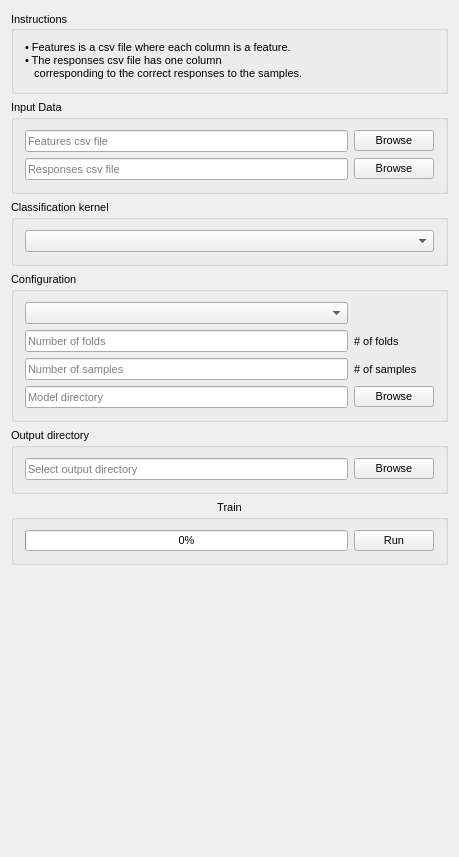
<?xml version="1.0" encoding="UTF-8"?>
<ui version="4.0">
 <class>QmitkCaPTkTrainingControls</class>
 <widget class="QWidget" name="QmitkCaPTkTrainingControls">
  <property name="geometry">
   <rect>
    <x>0</x>
    <y>0</y>
    <width>459</width>
    <height>857</height>
   </rect>
  </property>
  <property name="sizePolicy">
   <sizepolicy hsizetype="Minimum" vsizetype="Minimum">
    <horstretch>0</horstretch>
    <verstretch>0</verstretch>
   </sizepolicy>
  </property>
  <property name="minimumSize">
   <size>
    <width>0</width>
    <height>0</height>
   </size>
  </property>
  <property name="font">
   <font>
    <family>MS Shell Dlg 2</family>
    <pointsize>8</pointsize>
    <weight>50</weight>
    <italic>false</italic>
    <bold>false</bold>
    <underline>false</underline>
    <strikeout>false</strikeout>
   </font>
  </property>
  <property name="windowTitle">
   <string>QmitkCaPTkTraining</string>
  </property>
  <layout class="QVBoxLayout" name="verticalLayout_5">
   <item>
    <widget class="QGroupBox" name="groupBoxInstructions">
     <property name="sizePolicy">
      <sizepolicy hsizetype="Minimum" vsizetype="Fixed">
       <horstretch>0</horstretch>
       <verstretch>0</verstretch>
      </sizepolicy>
     </property>
     <property name="layoutDirection">
      <enum>Qt::LeftToRight</enum>
     </property>
     <property name="title">
      <string>Instructions</string>
     </property>
     <property name="alignment">
      <set>Qt::AlignLeading|Qt::AlignLeft|Qt::AlignVCenter</set>
     </property>
     <layout class="QVBoxLayout" name="verticalLayout_7">
      <item>
       <widget class="QLabel" name="label">
        <property name="sizePolicy">
         <sizepolicy hsizetype="Preferred" vsizetype="Expanding">
          <horstretch>0</horstretch>
          <verstretch>0</verstretch>
         </sizepolicy>
        </property>
        <property name="text">
         <string>• Features is a csv file where each column is a feature.
• The responses csv file has one column
   corresponding to the correct responses to the samples.</string>
        </property>
        <property name="wordWrap">
         <bool>true</bool>
        </property>
       </widget>
      </item>
     </layout>
    </widget>
   </item>
   <item>
    <widget class="QGroupBox" name="groupBox_InputData">
     <property name="title">
      <string>Input Data</string>
     </property>
     <layout class="QGridLayout" name="gridLayout">
      <item row="1" column="0">
       <widget class="QLineEdit" name="lineEdit_responses">
        <property name="placeholderText">
         <string>Responses csv file</string>
        </property>
       </widget>
      </item>
      <item row="0" column="0">
       <widget class="QLineEdit" name="lineEdit_features">
        <property name="inputMethodHints">
         <set>Qt::ImhNone</set>
        </property>
        <property name="placeholderText">
         <string>Features csv file</string>
        </property>
       </widget>
      </item>
      <item row="0" column="1">
       <widget class="QPushButton" name="pushButton_features">
        <property name="text">
         <string>Browse</string>
        </property>
       </widget>
      </item>
      <item row="1" column="1">
       <widget class="QPushButton" name="pushButton_responses">
        <property name="text">
         <string>Browse</string>
        </property>
       </widget>
      </item>
     </layout>
    </widget>
   </item>
   <item>
    <widget class="QGroupBox" name="groupBox_kernel">
     <property name="title">
      <string>Classification kernel</string>
     </property>
     <layout class="QVBoxLayout" name="verticalLayout">
      <item>
       <widget class="QComboBox" name="comboBox_kernel"/>
      </item>
     </layout>
    </widget>
   </item>
   <item>
    <widget class="QGroupBox" name="groupBox_configuration">
     <property name="title">
      <string>Configuration</string>
     </property>
     <layout class="QGridLayout" name="gridLayout_2">
      <item row="3" column="0">
       <widget class="QLineEdit" name="lineEdit_modeldir">
        <property name="placeholderText">
         <string>Model directory</string>
        </property>
       </widget>
      </item>
      <item row="0" column="0">
       <widget class="QComboBox" name="comboBox_configuration"/>
      </item>
      <item row="1" column="0">
       <widget class="QLineEdit" name="lineEdit_folds">
        <property name="placeholderText">
         <string>Number of folds</string>
        </property>
       </widget>
      </item>
      <item row="3" column="1">
       <widget class="QPushButton" name="pushButton_modeldir">
        <property name="text">
         <string>Browse</string>
        </property>
       </widget>
      </item>
      <item row="2" column="0">
       <widget class="QLineEdit" name="lineEdit_samples">
        <property name="placeholderText">
         <string>Number of samples</string>
        </property>
       </widget>
      </item>
      <item row="1" column="1">
       <widget class="QLabel" name="label_folds">
        <property name="text">
         <string># of folds</string>
        </property>
       </widget>
      </item>
      <item row="2" column="1">
       <widget class="QLabel" name="label_samples">
        <property name="text">
         <string># of samples</string>
        </property>
       </widget>
      </item>
     </layout>
    </widget>
   </item>
   <item>
    <widget class="QGroupBox" name="groupBox_outputdir">
     <property name="title">
      <string>Output directory</string>
     </property>
     <layout class="QGridLayout" name="gridLayout_3">
      <item row="0" column="0">
       <widget class="QLineEdit" name="lineEdit_outputdir">
        <property name="placeholderText">
         <string>Select output directory</string>
        </property>
       </widget>
      </item>
      <item row="0" column="1">
       <widget class="QPushButton" name="pushButton_outputdir">
        <property name="text">
         <string>Browse</string>
        </property>
       </widget>
      </item>
     </layout>
    </widget>
   </item>
   <item>
    <widget class="QGroupBox" name="groupBox_Run">
     <property name="title">
      <string>Train</string>
     </property>
     <property name="alignment">
      <set>Qt::AlignHCenter|Qt::AlignTop</set>
     </property>
     <property name="flat">
      <bool>true</bool>
     </property>
     <layout class="QHBoxLayout" name="horizontalLayout_3">
      <item>
       <widget class="QProgressBar" name="progressBar">
        <property name="value">
         <number>0</number>
        </property>
        <property name="alignment">
         <set>Qt::AlignCenter</set>
        </property>
       </widget>
      </item>
      <item>
       <widget class="QPushButton" name="pushButtonRun">
        <property name="text">
         <string>Run</string>
        </property>
       </widget>
      </item>
     </layout>
    </widget>
   </item>
   <item>
    <spacer name="verticalSpacer">
     <property name="orientation">
      <enum>Qt::Vertical</enum>
     </property>
     <property name="sizeHint" stdset="0">
      <size>
       <width>20</width>
       <height>40</height>
      </size>
     </property>
    </spacer>
   </item>
  </layout>
  <zorder>groupBox_Run</zorder>
  <zorder>groupBoxInstructions</zorder>
  <zorder>groupBox_InputData</zorder>
  <zorder>groupBox_kernel</zorder>
  <zorder>groupBox_configuration</zorder>
  <zorder>groupBox_outputdir</zorder>
 </widget>
 <layoutdefault spacing="6" margin="11"/>
 <resources/>
 <connections/>
</ui>
